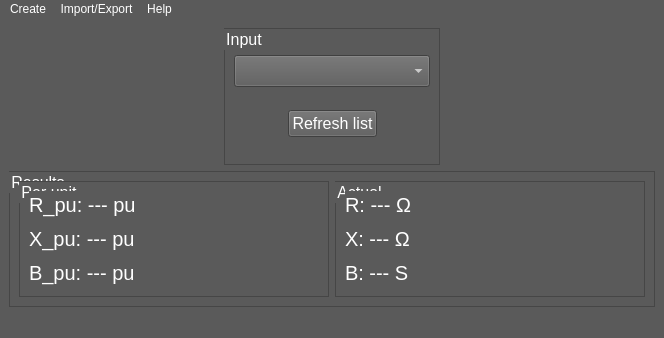
<?xml version="1.0" encoding="UTF-8"?>
<ui version="4.0">
 <class>MainWindow</class>
 <widget class="QMainWindow" name="MainWindow">
  <property name="geometry">
   <rect>
    <x>0</x>
    <y>0</y>
    <width>664</width>
    <height>338</height>
   </rect>
  </property>
  <property name="windowTitle">
   <string>Transmission Line Parameters Calculator</string>
  </property>
  <property name="styleSheet">
   <string notr="true">*:disabled {
	background-color:rgb(30, 30, 30);	
	color: rgb(127, 127, 127);
}
*{
	background-color: rgb(90, 90, 90);
	color: white;
}
QLabel:disabled {
	background-color: rgb(90, 90, 90);
}
QGroupBox{
	border: 1px solid rgb(70, 70, 70);
	margin-top: 1em;
	color: rgb(255, 255, 255);
}
QGroupBox:disabled {
	background-color: rgb(90, 90, 90);
}
QGroupBox::title {
	background-color: rgb(90, 90, 90);
    	top: -0.8em;
    	left: 1em;
}
QMenu::item{
	background-color: rgb(90, 90, 90);
	color: white;
}

QMenuBar::item:selected{
	color: cyan;
}
QMenu::item:selected {
	color: cyan;
}
QToolTip{
	background-color: whitesmoke;
	color:black;
}</string>
  </property>
  <widget class="QWidget" name="centralwidget">
   <layout class="QVBoxLayout" name="verticalLayout_4">
    <item>
     <layout class="QHBoxLayout" name="horizontalLayout_8">
      <item>
       <spacer name="horizontalSpacer_5">
        <property name="orientation">
         <enum>Qt::Horizontal</enum>
        </property>
        <property name="sizeHint" stdset="0">
         <size>
          <width>40</width>
          <height>20</height>
         </size>
        </property>
       </spacer>
      </item>
      <item>
       <widget class="QGroupBox" name="groupBox_4">
        <property name="font">
         <font>
          <pointsize>12</pointsize>
         </font>
        </property>
        <property name="title">
         <string>Input</string>
        </property>
        <layout class="QVBoxLayout" name="verticalLayout_3">
         <item>
          <layout class="QHBoxLayout" name="horizontalLayout_7">
           <item>
            <widget class="QComboBox" name="comboBox">
             <property name="font">
              <font>
               <pointsize>15</pointsize>
              </font>
             </property>
            </widget>
           </item>
          </layout>
         </item>
         <item>
          <layout class="QHBoxLayout" name="horizontalLayout_6">
           <item>
            <spacer name="horizontalSpacer">
             <property name="orientation">
              <enum>Qt::Horizontal</enum>
             </property>
             <property name="sizeHint" stdset="0">
              <size>
               <width>40</width>
               <height>20</height>
              </size>
             </property>
            </spacer>
           </item>
           <item>
            <widget class="QPushButton" name="btnRefresh">
             <property name="font">
              <font>
               <pointsize>12</pointsize>
              </font>
             </property>
             <property name="text">
              <string>Refresh list</string>
             </property>
            </widget>
           </item>
           <item>
            <spacer name="horizontalSpacer_2">
             <property name="orientation">
              <enum>Qt::Horizontal</enum>
             </property>
             <property name="sizeHint" stdset="0">
              <size>
               <width>40</width>
               <height>20</height>
              </size>
             </property>
            </spacer>
           </item>
          </layout>
         </item>
        </layout>
       </widget>
      </item>
      <item>
       <spacer name="horizontalSpacer_6">
        <property name="orientation">
         <enum>Qt::Horizontal</enum>
        </property>
        <property name="sizeHint" stdset="0">
         <size>
          <width>40</width>
          <height>20</height>
         </size>
        </property>
       </spacer>
      </item>
     </layout>
    </item>
    <item>
     <widget class="QGroupBox" name="groupBox_3">
      <property name="font">
       <font>
        <pointsize>12</pointsize>
       </font>
      </property>
      <property name="title">
       <string>Results</string>
      </property>
      <layout class="QHBoxLayout" name="horizontalLayout_5">
       <item>
        <widget class="QGroupBox" name="groupBox">
         <property name="font">
          <font>
           <pointsize>12</pointsize>
          </font>
         </property>
         <property name="title">
          <string>Per unit</string>
         </property>
         <layout class="QHBoxLayout" name="horizontalLayout_2">
          <item>
           <layout class="QHBoxLayout" name="horizontalLayout">
            <item>
             <layout class="QVBoxLayout" name="verticalLayout">
              <item>
               <widget class="QLabel" name="rpu">
                <property name="font">
                 <font>
                  <pointsize>15</pointsize>
                 </font>
                </property>
                <property name="text">
                 <string>R_pu: --- pu</string>
                </property>
               </widget>
              </item>
              <item>
               <widget class="QLabel" name="xpu">
                <property name="font">
                 <font>
                  <pointsize>15</pointsize>
                 </font>
                </property>
                <property name="text">
                 <string>X_pu: --- pu</string>
                </property>
               </widget>
              </item>
              <item>
               <widget class="QLabel" name="bpu">
                <property name="font">
                 <font>
                  <pointsize>15</pointsize>
                 </font>
                </property>
                <property name="text">
                 <string>B_pu: --- pu</string>
                </property>
               </widget>
              </item>
             </layout>
            </item>
           </layout>
          </item>
         </layout>
        </widget>
       </item>
       <item>
        <widget class="QGroupBox" name="groupBox_2">
         <property name="font">
          <font>
           <pointsize>12</pointsize>
          </font>
         </property>
         <property name="title">
          <string>Actual</string>
         </property>
         <layout class="QHBoxLayout" name="horizontalLayout_3">
          <item>
           <layout class="QHBoxLayout" name="horizontalLayout_4">
            <item>
             <layout class="QVBoxLayout" name="verticalLayout_2">
              <item>
               <widget class="QLabel" name="lbl_r">
                <property name="font">
                 <font>
                  <pointsize>15</pointsize>
                 </font>
                </property>
                <property name="text">
                 <string>R: --- Ω</string>
                </property>
               </widget>
              </item>
              <item>
               <widget class="QLabel" name="lbl_x">
                <property name="font">
                 <font>
                  <pointsize>15</pointsize>
                 </font>
                </property>
                <property name="text">
                 <string>X: --- Ω</string>
                </property>
               </widget>
              </item>
              <item>
               <widget class="QLabel" name="lbl_b">
                <property name="font">
                 <font>
                  <pointsize>15</pointsize>
                 </font>
                </property>
                <property name="text">
                 <string>B: --- S</string>
                </property>
               </widget>
              </item>
             </layout>
            </item>
           </layout>
          </item>
         </layout>
        </widget>
       </item>
      </layout>
     </widget>
    </item>
   </layout>
  </widget>
  <widget class="QMenuBar" name="menubar">
   <property name="geometry">
    <rect>
     <x>0</x>
     <y>0</y>
     <width>664</width>
     <height>21</height>
    </rect>
   </property>
   <widget class="QMenu" name="menuImport_Export">
    <property name="title">
     <string>Import/Export</string>
    </property>
    <addaction name="actionTxt_to_json"/>
    <addaction name="actionJson_to_txt"/>
   </widget>
   <widget class="QMenu" name="menuCreate">
    <property name="title">
     <string>Create</string>
    </property>
    <addaction name="actionMake_F_le"/>
   </widget>
   <widget class="QMenu" name="menuHelp">
    <property name="title">
     <string>Help</string>
    </property>
    <addaction name="actionDisplay_online_documentation"/>
    <addaction name="actionOffline_help"/>
   </widget>
   <addaction name="menuCreate"/>
   <addaction name="menuImport_Export"/>
   <addaction name="menuHelp"/>
  </widget>
  <widget class="QStatusBar" name="statusbar"/>
  <action name="actionTxt_to_json">
   <property name="text">
    <string>Txt to json</string>
   </property>
  </action>
  <action name="actionJson_to_txt">
   <property name="text">
    <string>Json to txt</string>
   </property>
  </action>
  <action name="actionMake_F_le">
   <property name="text">
    <string>Make Fİle</string>
   </property>
  </action>
  <action name="actionDisplay_online_documentation">
   <property name="text">
    <string>Online documentation</string>
   </property>
  </action>
  <action name="actionOffline_help">
   <property name="text">
    <string>Offline help</string>
   </property>
  </action>
 </widget>
 <resources/>
 <connections/>
</ui>
